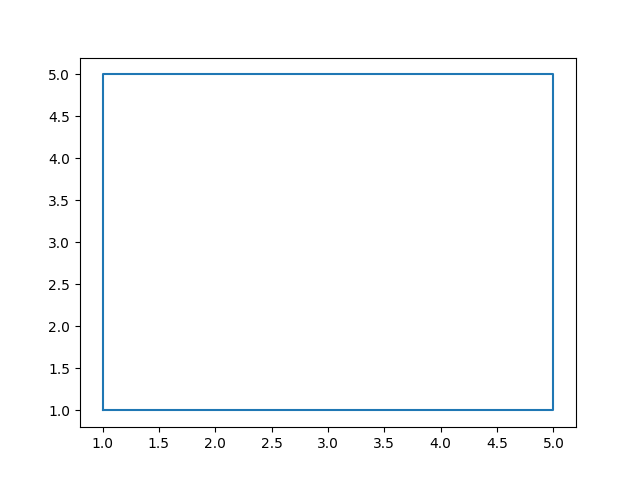

Here is the Python script that generated this plot:
import matplotlib.pyplot as plt

plt.plot([1, 1, 5, 5, 1], [1, 5, 5, 1, 1])
plt.savefig('lab_6_osn_task1.png')